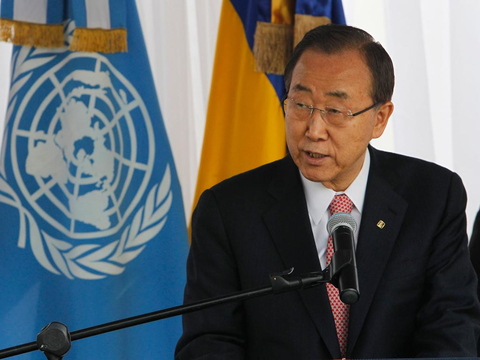
#> input picture data/ears/test/0001.png, 480 x 360 px
$ python -i preprocess.py   (imports and definitions only)
#> lines starting #> are read from the running program, lines starting #| are printed output that depends on the picture; after the words box and inside, x2 and y2 are one past the last pixel; in counts of white or black regions, pixels touching at a corner belong together
#> further down, picture is the input picture: shape (360, 480, 3); mean B, G, R 99, 99.7, 96.6
import cv2
import numpy as np

class Preprocess:

    # [77 lines left out: functions grayscale, histogram_equlization_rgb, automatic_brightness_and_contrast, not called in this run]

    def increase_brightness(self, img, value=50):
#> called with value = 50
        hsv = cv2.cvtColor(img, cv2.COLOR_BGR2HSV)
#> hsv: shape (360, 480, 3); mean H, S, V 78.6, 89.6, 120.1
        h, s, v = cv2.split(hsv)
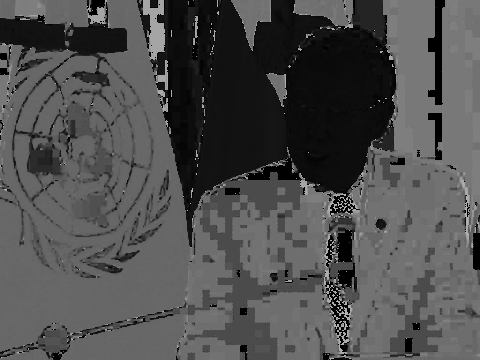
#> h: shape (360, 480); min 0, max 179, mean 78.6
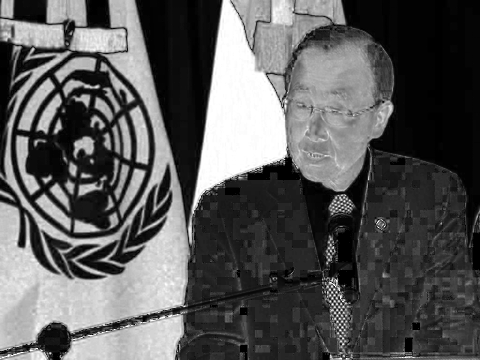
#> s: shape (360, 480); min 0, max 255, mean 89.6
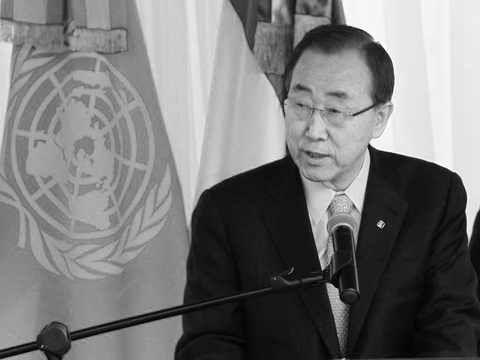
#> v: shape (360, 480); min 1, max 255, mean 120.1

        lim = 255 - value
        v[v > lim] = 255
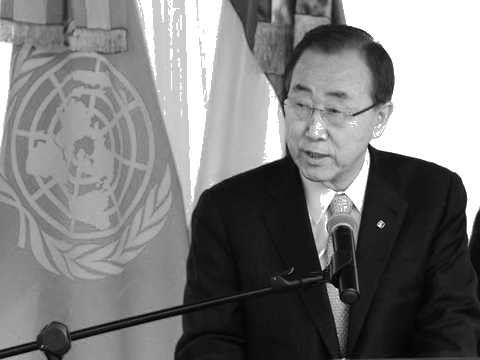
#> v: shape (360, 480); 14.16% of pixels changed, all inside (x1, y1, x2, y2) = (0, 0, 480, 298)
        v[v <= lim] += value
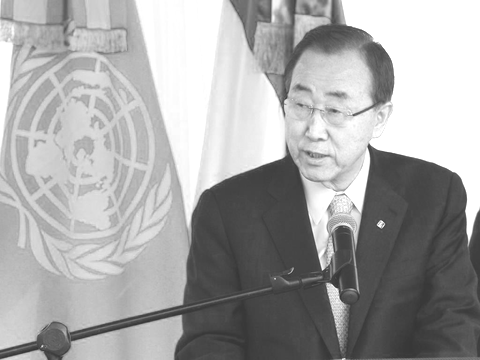
#> v: shape (360, 480); min 51, max 255, mean 166.8

        final_hsv = cv2.merge((h, s, v))
#> final_hsv: shape (360, 480, 3); mean H, S, V 78.6, 89.6, 166.8
        img = cv2.cvtColor(final_hsv, cv2.COLOR_HSV2BGR)
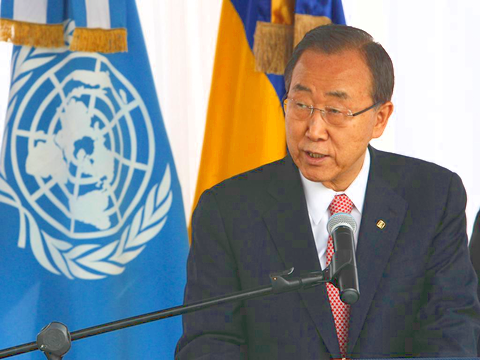
#> img: shape (360, 480, 3); mean B, G, R 138.6, 137.7, 132.1
        return img

>>> import cv2
>>> picture = cv2.imread('../data/ears/test/0001.png')
>>> result = Preprocess().increase_brightness(picture)

$ run again, on data/ears/test/0003.png
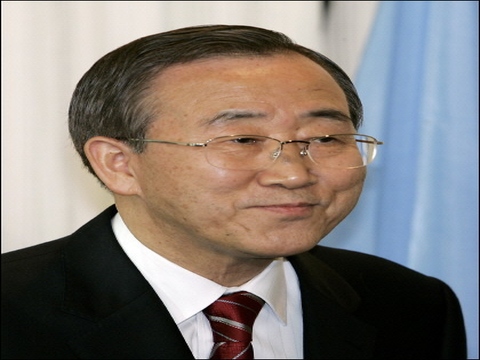
#> input picture data/ears/test/0003.png, 480 x 360 px
#> picture is the input picture: shape (360, 480, 3); mean B, G, R 119.8, 124.1, 131.2
#> hsv: shape (360, 480, 3); mean H, S, V 46.4, 82, 144.1
#> in increase_brightness, `v[v <= lim] += value`:
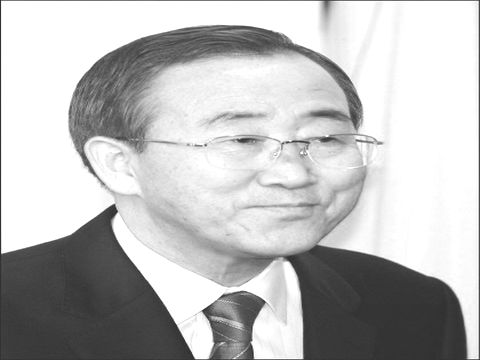
#> v: shape (360, 480); min 50, max 255, mean 188.7
#> final_hsv: shape (360, 480, 3); mean H, S, V 46.4, 82, 188.7
#> in increase_brightness, `img = cv2.cvtColor(final_hsv, cv2.COLOR_HSV2BGR)`:
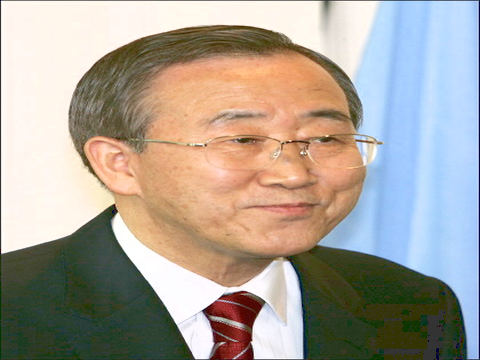
#> img: shape (360, 480, 3); mean B, G, R 152.1, 162.2, 170.1

$ run again, on data/ears/test/0006.png
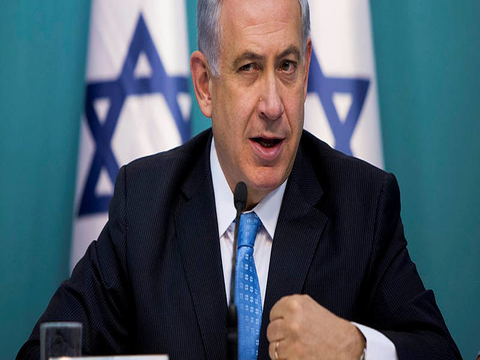
#> input picture data/ears/test/0006.png, 480 x 360 px
#> picture is the input picture: shape (360, 480, 3); mean B, G, R 101.7, 90.3, 73.4
#> hsv: shape (360, 480, 3); mean H, S, V 95.1, 122.6, 111.2
#> in increase_brightness, `v[v > lim] = 255`:
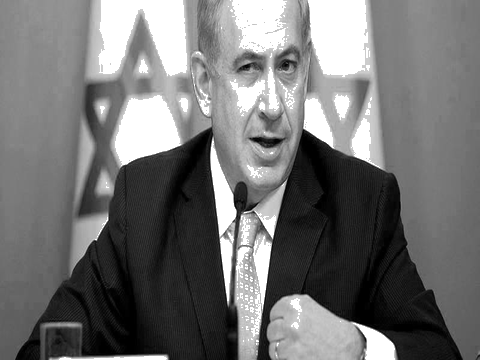
#> v: shape (360, 480); min 0, max 255, mean 114.7
#> final_hsv: shape (360, 480, 3); mean H, S, V 95.1, 122.6, 158.6
#> in increase_brightness, `img = cv2.cvtColor(final_hsv, cv2.COLOR_HSV2BGR)`:
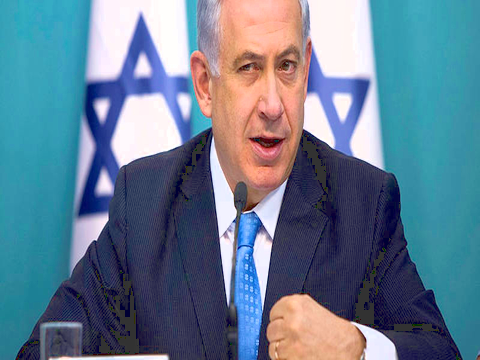
#> img: shape (360, 480, 3); mean B, G, R 146.1, 124.6, 99.8

$ run again, on data/ears/test/0007.png
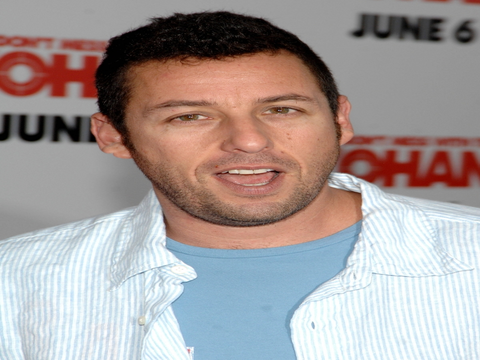
#> input picture data/ears/test/0007.png, 480 x 360 px
#> picture is the input picture: shape (360, 480, 3); mean B, G, R 154.2, 155.7, 165.6
#> hsv: shape (360, 480, 3); mean H, S, V 46.2, 56.9, 177.1
#> in increase_brightness, `v[v <= lim] += value`:
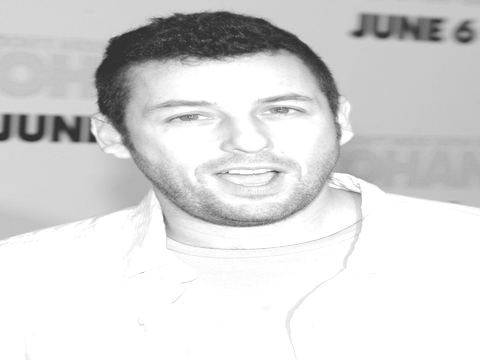
#> v: shape (360, 480); min 50, max 255, mean 215.6
#> final_hsv: shape (360, 480, 3); mean H, S, V 46.2, 56.9, 215.6
#> in increase_brightness, `img = cv2.cvtColor(final_hsv, cv2.COLOR_HSV2BGR)`:
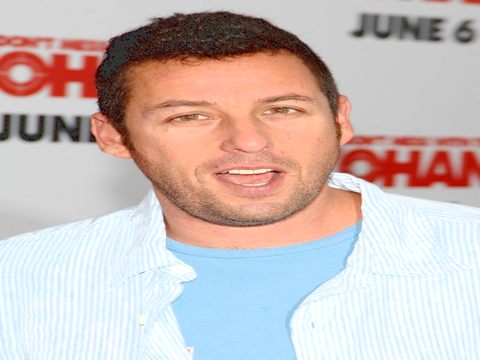
#> img: shape (360, 480, 3); mean B, G, R 184.2, 186.8, 202.2
